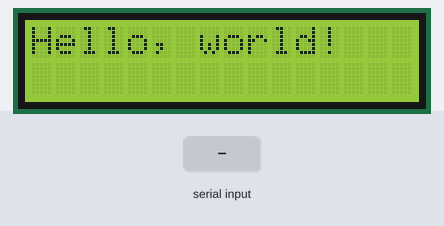
Bench run of a sketch on a simulated Arduino Uno, built with avr-gcc and run on an emulated ATmega328P. On the bench: 16×2 character LCD. The inputs (shaded band) are chosen by the test bench. The local clock reads 2024-03-15 10:24:30 at power-on unless the sketch sets it; what the sketch prints to the serial monitor is not drawn.

Above: at 0.1 s.
At 1.8 s:
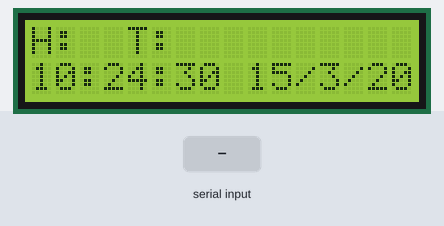
1.9 s: "90,45,200,10,150,30\n" received over Serial
At 4.6 s:
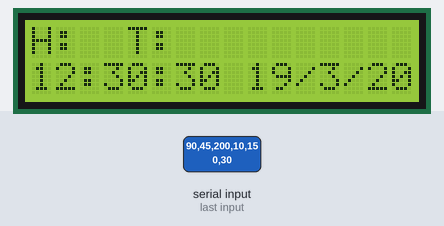
Timing chart, 0 to 6.1 s (numbered marks = the images above; inputs shaded):
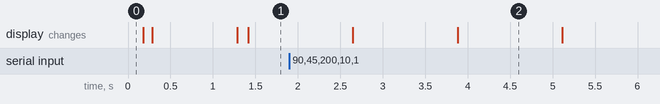

The sketch:

Combined.ino
```cpp
#include <Wire.h>  // Comes with Arduino IDE
#include <LiquidCrystal_I2C.h>
//#include "DHT.h"
#include <DS3232RTC.h>        //http://github.com/JChristensen/DS3232RTC
#include <TimeLib.h>             //http://playground.arduino.cc/Code/Time
#define DHTPIN 12     // what digital pin we're connected to
#define DHTTYPE DHT11   // DHT 11

LiquidCrystal_I2C lcd(0x3F, 2, 1, 0, 4, 5, 6, 7, 3, POSITIVE);  // Set the LCD I2C address
//DHT dht(DHTPIN, DHTTYPE);

void setup()   /*----( SETUP: RUNS ONCE )----*/
{
  Serial.begin(9600);  // Used to type in characters
//  dht.begin();
  lcd.begin(16,2);   // initialize the lcd for 16 chars 2 lines, turn on backlight
  lcd.backlight();
  lcd.setCursor(0,0); //Start at character 4 on line 0
  lcd.print("Hello, world!");
  delay(100);
  lcd.setCursor(0,1);
  lcd.print("Hi");
  delay(100);
  setSyncProvider(RTC.get);
  Serial.print("RTC Sync\n");
  if (timeStatus() != timeSet) Serial.print(" FAIL!\n");
  lcd.clear();
}


void loop()   /*----( LOOP: RUNS CONSTANTLY )----*/
{
    static time_t tLast;
    time_t t;
    tmElements_t tm;

  t = now();
  delay(1000);
    // Sensor readings may also be up to 2 seconds 'old' (its a very slow sensor)
 // float h = dht.readHumidity();
  // Read temperature as Celsius (the default)
//  float temp = dht.readTemperature();
  // Read temperature as Fahrenheit (isFahrenheit = true)
//  float f = dht.readTemperature(true);

  // Check if any reads failed and exit early (to try again).
//  if (isnan(h) || isnan(temp) || isnan(f))
//  {
//    Serial.println("Failed to read from DHT sensor!");
//  }
//  else
  {

    lcd.setCursor(0,0); //Start at character 4 on line 0
    lcd.print("H:");
   // lcd.print(h);
    delay(100);
    lcd.print("  ");
    lcd.print("T:");
   // lcd.print(temp);
    lcd.setCursor(0,1);
    lcd.print(hour(t));
    lcd.print(":");
    lcd.print(minute(t));
    lcd.print(":");
    lcd.print(second(t));
    lcd.print(" ");
    lcd.print(day(t));
    lcd.print("/");
    lcd.print(month(t));
    lcd.print("/");
    lcd.print(year(t));
    Serial.print(hour(t));
    Serial.print(":");
    Serial.print(minute(t));
    Serial.print(":");
    Serial.print(second(t));
    Serial.print("  ");
    Serial.print(day(t));
    Serial.print("/");
    Serial.print(month(t));
    Serial.print("/");
    Serial.print(year(t));
    Serial.print("\n");
    delay(100);
  }

    //check for input to set the RTC, minimum length is 12, i.e. yy,m,d,h,m,s
    if (Serial.available() >= 12) {
        //note that the tmElements_t Year member is an offset from 1970,
        //but the RTC wants the last two digits of the calendar year.
        //use the convenience macros from Time.h to do the conversions.
        int y = Serial.parseInt();
        if (y >= 100 && y < 1000)
            Serial.print("Error: Year must be two digits or four digits!\n");
        else {
            if (y >= 1000)
                tm.Year = CalendarYrToTm(y);
            else    //(y < 100)
                tm.Year = y2kYearToTm(y);
            tm.Month = Serial.parseInt();
            tm.Day = Serial.parseInt();
            tm.Hour = Serial.parseInt();
            tm.Minute = Serial.parseInt();
            tm.Second = Serial.parseInt();
            t = makeTime(tm);
            RTC.set(t);        //use the time_t value to ensure correct weekday is set
            setTime(t);
            Serial.print("RTC set to: \n");
            //dump any extraneous input
            while (Serial.available() > 0) Serial.read();
        }
    }

}/* --(end main loop )-- */


/* ( THE END ) */
```
